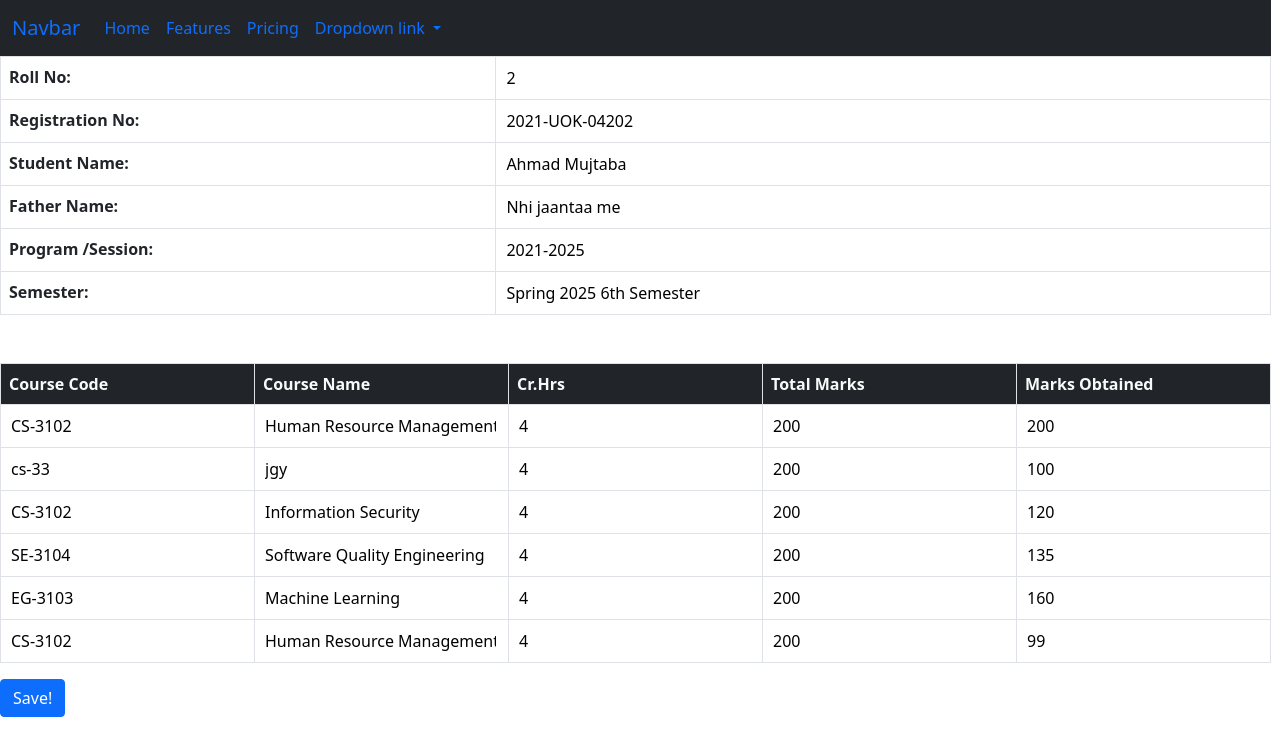
Page /school/changeresult/2 on the committed database.
### school/models.py (models this page shows, shortened)
class bookresult(models.Model):
    rollno = models.IntegerField(primary_key=True, default=0)
    regno = models.CharField(max_length=23, default='2021-UOK-04201')
    sname = models.CharField(max_length=39, default='')
    fname = models.CharField(max_length=50, default='')
    session = models.CharField(max_length=50, default='BS Software Engineering Fall (2021-2025)')
    semester = models.CharField(max_length=49, default='Spring 2023 4th Semester')
    courdecode = models.CharField(max_length=34, default='SE-3101')
    crhours = models.IntegerField(default=4)
    lettergrage = models.CharField(max_length=34, default='A')
    bname = models.CharField(max_length=199, default='Web Engineering')
    tmark = models.IntegerField(default=200)
    omark = models.IntegerField(default=145)
    percentage = models.FloatField(default=50.0)
    courdecode1 = models.CharField(max_length=34, default='SE-3106')
    crhours1 = models.IntegerField(default=4)
    lettergrage1 = models.CharField(max_length=34, default='A')
    bname1 = models.CharField(max_length=199, default='Professional Practices')
    tmark1 = models.IntegerField(default=200)
    omark1 = models.IntegerField(default=145)
    percentage1 = models.FloatField(default=50.0)
    courdecode2 = models.CharField(max_length=34, default='CS-3102')
    crhours2 = models.IntegerField(default=4)
    lettergrage2 = models.CharField(max_length=34, default='A')
    bname2 = models.CharField(max_length=199, default='Information Security')
    tmark2 = models.IntegerField(default=200)
    omark2 = models.IntegerField(default=145)
    percentage2 = models.FloatField(default=50.0)
    courdecode3 = models.CharField(max_length=34, default='SE-3104')
    crhours3 = models.IntegerField(default=4)
    lettergrage3 = models.CharField(max_length=34, default='A')
    bname3 = models.CharField(max_length=199, default='Software Quality Engineering')
    tmark3 = models.IntegerField(default=200)
    omark3 = models.IntegerField(default=145)
    percentage3 = models.FloatField(default=50.0)
    courdecode4 = models.CharField(max_length=34, default='EG-3103')
    crhours4 = models.IntegerField(default=4)
    lettergrage4 = models.CharField(max_length=34, default='A')
    bname4 = models.CharField(max_length=199, default='Machine Learning')
    tmark4 = models.IntegerField(default=200)
    omark4 = models.IntegerField(default=145)
    percentage4 = models.FloatField(default=50.0)
    courdecode5 = models.CharField(max_length=34, default='CS-3102')
    crhours5 = models.IntegerField(default=4)
    lettergrage5 = models.CharField(max_length=34, default='A')
    bname5 = models.CharField(max_length=199, default='Human Resource Management')
    tmark5 = models.IntegerField(default=200)
    omark5 = models.IntegerField(default=145)
    percentage5 = models.FloatField(default=50.0)
    gpa = models.FloatField(default=3.00)
    remarks = models.CharField(max_length=34, default='Promoted')

### school/views.py (the view, shortened to what this page needs)
# urls.py: path('changeresult/<int:rollno>', views.changeresult, name='changeresult'),
def changeresult(request, rollno):
    produ = bookresult.objects.filter(rollno=rollno)
    dicti = {'bookresult':produ[0]}
    return render(request, 'changeresult.html', dicti)

### school/templates/changeresult.html
{%extends 'teacherportal.html' %}
{% block body %}
<form action="#" method="post">{% csrf_token %}
    <table class="table table-bordered table-responsive">
          <tbody>
            <th>Roll No:</th>
            <td> <input type="text" value="{{bookresult.rollno}}" name="crollno"> </td>
          </tbody>
          <tbody>
            <th>Registration No:</th>
            <td> <input type="text" value="{{bookresult.regno}}" name="cregno"> </td>
          </tbody>
          <tbody>
            <th>Student Name:</th>
            <td> <input type="text" value="{{bookresult.sname}}" name="csname"> </td>
          </tbody>
          <tbody>
            <th>Father Name:</th>
            <td> <input type="text" value="{{bookresult.fname}}" name="cfname"> </td>
          </tbody>
          <tbody>
            <th>Program /Session:</th>
            <td> <input type="text" value="{{bookresult.session}}" name="csession"> </td>
          </tbody>
          <tbody>
            <th>Semester:</th>
            <td> <input type="text" value="{{bookresult.semester}}" name="csemester"> </td>
          </tbody>
        </table>
<table class="table table-bordered mt-5 table-responsive">
          <thead class="bg-dark text-light">
            <tr>
              <th scope="col">Course Code</th>
              <th scope="col">Course Name</th>
              <th scope="col">Cr.Hrs</th>
              <th scope="col">Total Marks</th>
              <th scope="col">Marks Obtained</th>
            </tr>
          </thead>
          <tbody>
            <tr>
                <td> <input type="text" value="{{bookresult.courdecode}}" name="ccourdecode"></td>
                <td> <input type="text" value="{{bookresult.bname}}" name="cbname"></td>
                <td> <input type="text" value="{{bookresult.crhours}}" name="ccrhours"></td>
                <td> <input type="text" value="{{bookresult.tmark}}" name="ctmark"></td>
                <td> <input type="text" value="{{bookresult.omark}}" name="comark"></td>
            </tr>
            <tr>
                <td> <input type="text" value="{{bookresult.courdecode1}}" name="ccourdecode1"></td>
                <td> <input type="text" value="{{bookresult.bname1}}" name="cbname1"></td>
                <td> <input type="text" value="{{bookresult.crhours1}}" name="ccrhours1"></td>
                <td> <input type="text" value="{{bookresult.tmark1}}" name="ctmark1"></td>
                <td> <input type="text" value="{{bookresult.omark1}}" name="comark1"></td>
            </tr>
            <tr>
                <td> <input type="text" value="{{bookresult.courdecode2}}" name="ccourdecode2"></td>
                <td> <input type="text" value="{{bookresult.bname2}}" name="cbname2"></td>
                <td> <input type="text" value="{{bookresult.crhours2}}" name="ccrhours2"></td>
                <td> <input type="text" value="{{bookresult.tmark2}}" name="ctmark2"></td>
                <td> <input type="text" value="{{bookresult.omark2}}" name="comark2"></td>
            </tr>
            <tr>
                <td> <input type="text" value="{{bookresult.courdecode3}}" name="ccourdecode3"></td>
                <td> <input type="text" value="{{bookresult.bname3}}" name="cbname3"></td>
                <td> <input type="text" value="{{bookresult.crhours3}}" name="ccrhours3"></td>
                <td> <input type="text" value="{{bookresult.tmark3}}" name="ctmark3"></td>
                <td> <input type="text" value="{{bookresult.omark3}}" name="comark3"></td>
            </tr>
            <tr>
                <td> <input type="text" value="{{bookresult.courdecode4}}" name="ccourdecode4"></td>
                <td> <input type="text" value="{{bookresult.bname4}}" name="cbname4"></td>
                <td> <input type="text" value="{{bookresult.crhours4}}" name="ccrhours4"></td>
                <td> <input type="text" value="{{bookresult.tmark4}}" name="ctmark4"></td>
                <td> <input type="text" value="{{bookresult.omark4}}" name="comark4"></td>
            </tr>
            <tr>
                <td> <input type="text" value="{{bookresult.courdecode5}}" name="ccourdecode5"></td>
                <td> <input type="text" value="{{bookresult.bname5}}" name="cbname5"></td>
                <td> <input type="text" value="{{bookresult.crhours5}}" name="ccrhours5"></td>
                <td> <input type="text" value="{{bookresult.tmark5}}" name="ctmark5"></td>
                <td> <input type="text" value="{{bookresult.omark5}}" name="comark5"></td>
            </tr>
            </tbody>
          </table>
<button class="btn btn-primary">Save!</button>
</form>
{% endblock %}

### rows in the picture
bookresult: crollno "2", cregno "2021-UOK-04202", csname "Ahmad Mujtaba", cfname "Nhi jaantaa me", csession "2021-2025", csemester "Spring 2025 6th Semester", ccourdecode "CS-3102", cbname "Human Resource Management", ccrhours "4", ctmark "200", comark "200", ccourdecode1 "cs-33", cbname1 "jgy", ccrhours1 "4", ctmark1 "200", comark1 "100", ccourdecode2 "CS-3102", cbname2 "Information Security", ccrhours2 "4", ctmark2 "200", comark2 "120", ccourdecode3 "SE-3104", cbname3 "Software Quality Engineering", ccrhours3 "4", ctmark3 "200", comark3 "135", ccourdecode4 "EG-3103", cbname4 "Machine Learning", ccrhours4 "4", ctmark4 "200", comark4 "160", ccourdecode5 "CS-3102", cbname5 "Human Resource Management", ccrhours5 "4", ctmark5 "200", comark5 "99"
